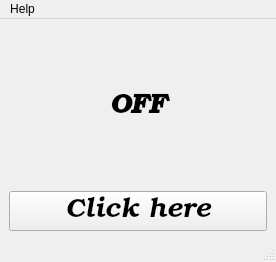
<?xml version="1.0" encoding="UTF-8"?>
<ui version="4.0">
 <class>MainWindow</class>
 <widget class="QMainWindow" name="MainWindow">
  <property name="geometry">
   <rect>
    <x>0</x>
    <y>0</y>
    <width>276</width>
    <height>262</height>
   </rect>
  </property>
  <property name="windowTitle">
   <string>MainWindow</string>
  </property>
  <widget class="QWidget" name="centralwidget">
   <layout class="QVBoxLayout" name="verticalLayout_2">
    <item>
     <layout class="QGridLayout" name="gridLayout">
      <item row="1" column="0">
       <widget class="QPushButton" name="pushButton">
        <property name="minimumSize">
         <size>
          <width>40</width>
          <height>40</height>
         </size>
        </property>
        <property name="font">
         <font>
          <family>URW Bookman</family>
          <pointsize>20</pointsize>
          <italic>true</italic>
          <bold>false</bold>
          <underline>false</underline>
          <strikeout>false</strikeout>
          <kerning>false</kerning>
         </font>
        </property>
        <property name="text">
         <string>Click here</string>
        </property>
       </widget>
      </item>
      <item row="0" column="0">
       <widget class="QLabel" name="label">
        <property name="font">
         <font>
          <family>URW Bookman</family>
          <pointsize>20</pointsize>
          <italic>true</italic>
          <bold>true</bold>
         </font>
        </property>
        <property name="text">
         <string>OFF</string>
        </property>
        <property name="alignment">
         <set>Qt::AlignmentFlag::AlignCenter</set>
        </property>
       </widget>
      </item>
     </layout>
    </item>
   </layout>
  </widget>
  <widget class="QStatusBar" name="statusbar"/>
  <widget class="QMenuBar" name="menubar">
   <property name="geometry">
    <rect>
     <x>0</x>
     <y>0</y>
     <width>276</width>
     <height>23</height>
    </rect>
   </property>
   <widget class="QMenu" name="menusettings">
    <property name="title">
     <string>Help</string>
    </property>
    <addaction name="actionSettings"/>
   </widget>
   <addaction name="menusettings"/>
  </widget>
  <action name="actionBrowser">
   <property name="checkable">
    <bool>false</bool>
   </property>
   <property name="text">
    <string>Browser</string>
   </property>
  </action>
  <action name="actionSettings">
   <property name="text">
    <string>Settings</string>
   </property>
  </action>
 </widget>
 <resources/>
 <connections/>
</ui>
